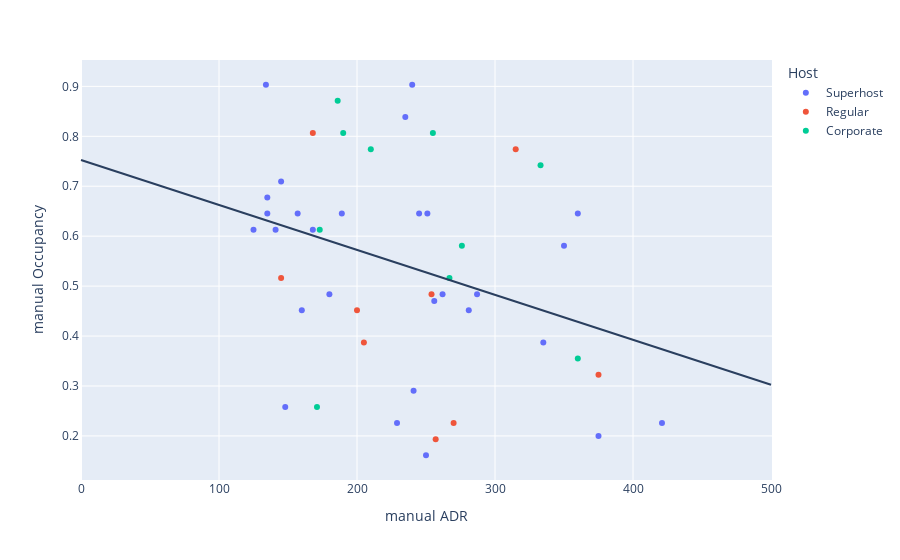

Source (notebook cell):
### Code cell
fig = px.scatter(
    comps,
    y="manual Occupancy",
    x="manual ADR",
    color="Host",
    hover_data=["Notes", "url"],
)
fig.add_shape(
    type="line",
    x0=0,
    y0=0.752611,
    x1=500,
    y1=0.752611 + 500 * -0.0009,
)
fig.show()

### Figure 1 — Plotly figure (JSON) as saved in the notebook; plotly's stock layout.template omitted (floating-point values rounded to 4 significant figures)
{"data": [{"customdata": [[null, "https://www.airbnb.com/rooms/46038476"], ["Too fancy, comp won’t compare", "https://www.airbnb.com/rooms/54064539"], ["No Dynamic Pricing, looks like a house, not a cabin", "https://www.airbnb.com/rooms/52210633"], ["Fancy, Cabin Style", "https://www.airbnb.com/rooms/721062423659714038"], ["Bad Photos, On River", "https://www.airbnb.com/rooms/566008910384238034"], ["Owner Occupied, Poor Photos, Basement Apartment, Language Barrier", "https://www.airbnb.com/rooms/23960139"], ["New Listing, Underpriced, Bad Photos", "https://www.airbnb.com/rooms/732625739862507774"], ["Newer Listing", "https://www.airbnb.com/rooms/48258178"], ["In Town, updated", "https://www.airbnb.com/rooms/719625260995322512"], ["Superhost, relatively new", "https://www.airbnb.com/rooms/23021120"], ["Superhost not vacasa or corporate", "https://www.airbnb.com/rooms/51149790"], ["Superhost not vacasa or corporate", "https://www.airbnb.com/rooms/26032476"], ["Superhost not vacasa or corporate", "https://www.airbnb.com/rooms/630394210952855297"], ["Superhost", "https://www.airbnb.com/rooms/36699088"], ["Superhost", "https://www.airbnb.com/rooms/48943693"], ["Ugly Old", "https://www.airbnb.com/rooms/53811926"], ["Looks Nice", "https://www.airbnb.com/rooms/49487409"], ["Nice, Superhost", "https://www.airbnb.com/rooms/36114880"], ["Superhost", "https://www.airbnb.com/rooms/23021070"], ["Superhost, good photos", "https://www.airbnb.com/rooms/46619467"], ["Expensive Furniture", "https://www.airbnb.com/rooms/557125827091662488"], ["Superhost, good furniture", "https://www.airbnb.com/rooms/49016675"], ["Superhost, condo community", "https://www.airbnb.com/rooms/23021100"], ["Superhost, by the beach", "https://www.airbnb.com/rooms/23352493"], ["Superhost", "https://www.airbnb.com/rooms/52735414"], ["Superhost, Nice Photos", "https://www.airbnb.com/rooms/666970338596390385"], ["On Stilts, Experience", "https://www.airbnb.com/rooms/50858816"], ["Fancy, Pro Photos", "https://www.airbnb.com/rooms/689441742434586212"]], "hovertemplate": "Host=Superhost<br>manual ADR=%{x}<br>manual Occupancy=%{y}<br>Notes=%{customdata[0]}<br>url=%{customdata[1]}<extra></extra>", "legendgroup": "Superhost", "marker": {"color": "#636efa", "symbol": "circle"}, "mode": "markers", "name": "Superhost", "orientation": "v", "showlegend": true, "type": "scatter", "x": [134, 245, 189, 350, 281, 180, 145, 125, 160, 360, 235, 421, 335, 250, 262, 148, 135, 135, 287, 229, 168, 157, 251, 240, 141, 256, 375, 241], "xaxis": "x", "y": [0.9032, 0.6452, 0.6452, 0.5806, 0.4516, 0.4839, 0.7097, 0.6129, 0.4516, 0.6452, 0.8387, 0.2258, 0.3871, 0.1613, 0.4839, 0.2581, 0.6774, 0.6452, 0.4839, 0.2258, 0.6129, 0.6452, 0.6452, 0.9032, 0.6129, 0.47, 0.2, 0.2903], "yaxis": "y"}, {"customdata": [["Overpriced", "https://www.airbnb.com/rooms/45926314"], ["Ugly, No Dynamic Pricing", "https://www.airbnb.com/rooms/19908956"], ["Owner Occupied", "https://www.airbnb.com/rooms/768978483572927801"], ["On River", "https://www.airbnb.com/rooms/47389228"], ["Overpriced", "https://www.airbnb.com/rooms/27342797"], ["Not Superhost", "https://www.airbnb.com/rooms/33964064"], ["new listing", "https://www.airbnb.com/rooms/698544908100904679"], ["New Listing", "https://www.airbnb.com/rooms/878864519405589544"], ["Nonsuperhost", "https://www.airbnb.com/rooms/29740451"]], "hovertemplate": "Host=Regular<br>manual ADR=%{x}<br>manual Occupancy=%{y}<br>Notes=%{customdata[0]}<br>url=%{customdata[1]}<extra></extra>", "legendgroup": "Regular", "marker": {"color": "#EF553B", "symbol": "circle"}, "mode": "markers", "name": "Regular", "orientation": "v", "showlegend": true, "type": "scatter", "x": [375, 145, 270, 200, 257, 315, 205, 168, 254], "xaxis": "x", "y": [0.3226, 0.5161, 0.2258, 0.4516, 0.1935, 0.7742, 0.3871, 0.8065, 0.4839], "yaxis": "y"}, {"customdata": [["Evolve Management yields bad reviews", "https://www.airbnb.com/rooms/20889506"], ["Vacasa, bad reviews and cleaning", "https://www.airbnb.com/rooms/30071398"], ["Vacasa, bad reviews and cleaning", "https://www.airbnb.com/rooms/26051988"], ["Vacasa, very nice looking", "https://www.airbnb.com/rooms/847850412831339117"], ["Vacasa", "https://www.airbnb.com/rooms/572969241718961944"], ["Off Calendar", "https://www.airbnb.com/rooms/812259821220935977"], ["Corporation", "https://www.airbnb.com/rooms/46358968"], ["Corporation", "https://www.airbnb.com/rooms/46358968"], ["Corporation", "https://www.airbnb.com/rooms/39804129"], ["Too nice to comp", "https://www.airbnb.com/rooms/46466747"], ["Evolve Management yields bad reviews", "https://www.airbnb.com/rooms/47329399"]], "hovertemplate": "Host=Corporate<br>manual ADR=%{x}<br>manual Occupancy=%{y}<br>Notes=%{customdata[0]}<br>url=%{customdata[1]}<extra></extra>", "legendgroup": "Corporate", "marker": {"color": "#00cc96", "symbol": "circle"}, "mode": "markers", "name": "Corporate", "orientation": "v", "showlegend": true, "type": "scatter", "x": [255, 171, 186, 210, 190, null, 276, 267, 333, 360, 173], "xaxis": "x", "y": [0.8065, 0.2581, 0.871, 0.7742, 0.8065, null, 0.5806, 0.5161, 0.7419, 0.3548, 0.6129], "yaxis": "y"}], "layout": {"legend": {"title": {"text": "Host"}, "tracegroupgap": 0}, "margin": {"t": 60}, "shapes": [{"type": "line", "x0": 0, "x1": 500, "y0": 0.7526, "y1": 0.3026}], "xaxis": {"anchor": "y", "domain": [0, 1], "title": {"text": "manual ADR"}}, "yaxis": {"anchor": "x", "domain": [0, 1], "title": {"text": "manual Occupancy"}}}}
